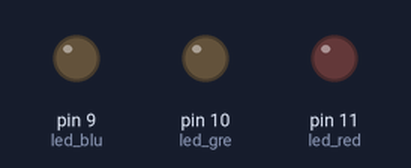
A sketch run on a simulated Arduino Uno, built with avr-gcc and run on an emulated ATmega328P. Shown: output pins drawn as LEDs (lit = HIGH). Random numbers use the default seed unless the sketch sets one.

Above: at 0.15 s.
At 17.56 s:
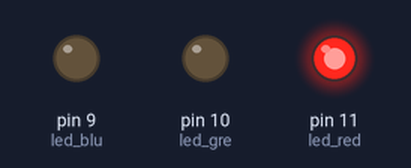
At 28.9 s:
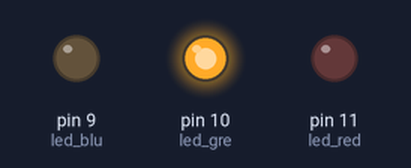
At 38.98 s:
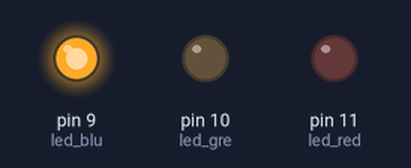
Timing chart, 0 to 40.0 s (numbered marks = the images above):
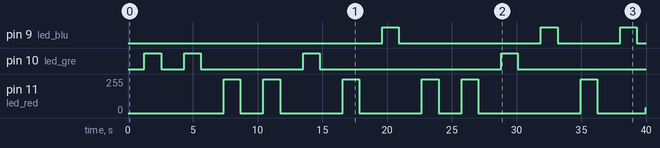

The sketch:

RGB_Flow.ino
```cpp
#define  led_red 11
#define  led_gre 10
#define  led_blu 9
#define  wait_time 2000

void setup()
{
  Serial.begin(9600);
  pinMode(led_red, OUTPUT);
  pinMode(led_gre, OUTPUT);
  pinMode(led_blu, OUTPUT);
}

void flow(int led)
{
  int color = 0;
  while(color++ < 255)
  {
    analogWrite(led, color);
    delay(5);
  }
  while(color-- > 0)
  {
    analogWrite(led, color);
    delay(5);
  }
}

void loop()
{
    flow(random(9,12));
    delay(500);
}
```

Measured:
- by itself, pin 9 (led_blu): goes HIGH 1.3 s, LOW 11.0 s, HIGH 1.3 s, LOW 4.8 s, HIGH 1.3 s, then LOW
- by itself, pin 10 (led_gre): LOW → HIGH at 1.3 s, → LOW 1.3 s later, → HIGH 1.8 s later, → LOW 1.3 s later, … (8 changes in this stretch)
- by itself, pin 11 (led_red): 0/255 → 255/255 at 7.4 s, → 0/255 1.3 s later, → 255/255 1.8 s later, → 0/255 1.3 s later, … (13 changes in this stretch)
